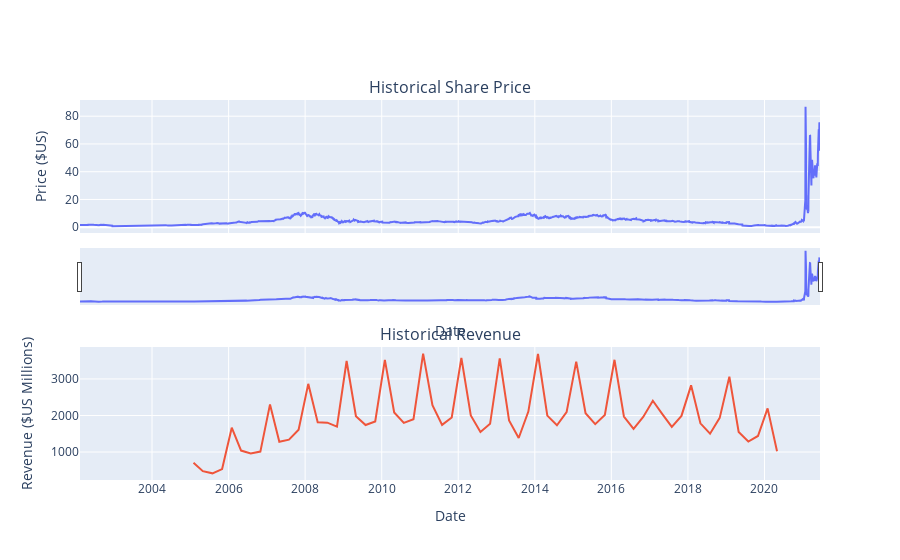

Source (notebook cell):
### Markdown cell above
Use the `make_graph` function to graph the GameStop Stock Data, also provide a title for the graph. The structure to call the `make_graph` function is `make_graph(gme_data, gme_revenue, 'GameStop')`. Note the graph will only show data upto June 2021.

### Code cell
make_graph(gme_data, gme_revenue, 'GameStop')

### Figure 1 — Plotly figure (JSON) as saved in the notebook; plotly's stock layout.template omitted (floating-point values rounded to 4 significant figures; data arrays with more than 128 entries replaced by an {"elided": "..."} marker saying what was removed)
{"data": [{"name": "Share Price", "type": "scatter", "x": {"elided": "4867 str values"}, "xaxis": "x", "y": {"elided": "4867 float values"}, "yaxis": "y"}, {"name": "Revenue", "type": "scatter", "x": ["2020-04-30T00:00:00", "2020-01-31T00:00:00", "2019-10-31T00:00:00", "2019-07-31T00:00:00", "2019-04-30T00:00:00", "2019-01-31T00:00:00", "2018-10-31T00:00:00", "2018-07-31T00:00:00", "2018-04-30T00:00:00", "2018-01-31T00:00:00", "2017-10-31T00:00:00", "2017-07-31T00:00:00", "2017-04-30T00:00:00", "2017-01-31T00:00:00", "2016-10-31T00:00:00", "2016-07-31T00:00:00", "2016-04-30T00:00:00", "2016-01-31T00:00:00", "2015-10-31T00:00:00", "2015-07-31T00:00:00", "2015-04-30T00:00:00", "2015-01-31T00:00:00", "2014-10-31T00:00:00", "2014-07-31T00:00:00", "2014-04-30T00:00:00", "2014-01-31T00:00:00", "2013-10-31T00:00:00", "2013-07-31T00:00:00", "2013-04-30T00:00:00", "2013-01-31T00:00:00", "2012-10-31T00:00:00", "2012-07-31T00:00:00", "2012-04-30T00:00:00", "2012-01-31T00:00:00", "2011-10-31T00:00:00", "2011-07-31T00:00:00", "2011-04-30T00:00:00", "2011-01-31T00:00:00", "2010-10-31T00:00:00", "2010-07-31T00:00:00", "2010-04-30T00:00:00", "2010-01-31T00:00:00", "2009-10-31T00:00:00", "2009-07-31T00:00:00", "2009-04-30T00:00:00", "2009-01-31T00:00:00", "2008-10-31T00:00:00", "2008-07-31T00:00:00", "2008-04-30T00:00:00", "2008-01-31T00:00:00", "2007-10-31T00:00:00", "2007-07-31T00:00:00", "2007-04-30T00:00:00", "2007-01-31T00:00:00", "2006-10-31T00:00:00", "2006-07-31T00:00:00", "2006-04-30T00:00:00", "2006-01-31T00:00:00", "2005-10-31T00:00:00", "2005-07-31T00:00:00", "2005-04-30T00:00:00", "2005-01-31T00:00:00"], "xaxis": "x2", "y": [1021, 2194, 1439, 1286, 1548, 3063, 1935, 1501, 1786, 2825, 1989, 1688, 2046, 2403, 1959, 1632, 1972, 3525, 2016, 1762, 2061, 3476, 2092, 1731, 1996, 3684, 2107, 1384, 1865, 3562, 1773, 1550, 2002, 3579, 1947, 1744, 2281, 3693, 1899, 1799, 2083, 3524, 1835, 1739, 1981, 3492, 1696, 1804, 1814, 2866, 1611, 1338, 1279, 2304, 1012, 963, 1040, 1667, 534, 416, 475, 709], "yaxis": "y2"}], "layout": {"annotations": [{"font": {"size": 16}, "showarrow": false, "text": "Historical Share Price", "x": 0.5, "xanchor": "center", "xref": "paper", "y": 1.0, "yanchor": "bottom", "yref": "paper"}, {"font": {"size": 16}, "showarrow": false, "text": "Historical Revenue", "x": 0.5, "xanchor": "center", "xref": "paper", "y": 0.35, "yanchor": "bottom", "yref": "paper"}], "autosize": true, "dragmode": "zoom", "showlegend": false, "xaxis": {"anchor": "y", "autorange": true, "domain": [0, 1], "matches": "x2", "range": ["2002-02-13", "2021-06-14"], "rangeslider": {"autorange": true, "range": ["2002-02-13", "2021-06-14"], "visible": true, "yaxis": {"_template": null, "rangemode": "match"}}, "showticklabels": false, "title": {"text": "Date"}, "type": "date"}, "xaxis2": {"anchor": "y2", "autorange": true, "domain": [0, 1], "range": ["2002-02-13", "2021-06-14"], "title": {"text": "Date"}, "type": "date"}, "yaxis": {"anchor": "x", "autorange": true, "domain": [0.65, 1.0], "range": [-4.152, 91.67], "title": {"text": "Price ($US)"}, "type": "linear"}, "yaxis2": {"anchor": "x2", "autorange": true, "domain": [0, 0.35], "range": [233.9, 3875.0], "title": {"text": "Revenue ($US Millions)"}, "type": "linear"}}}
